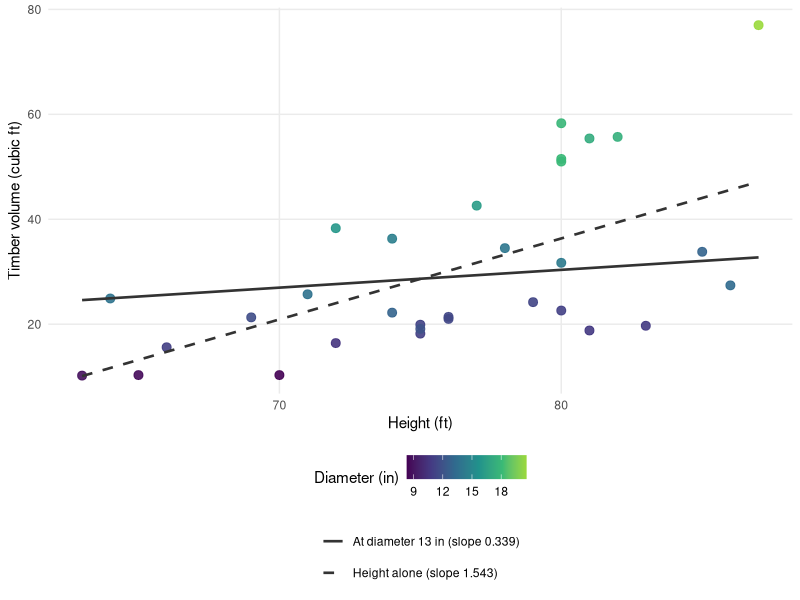
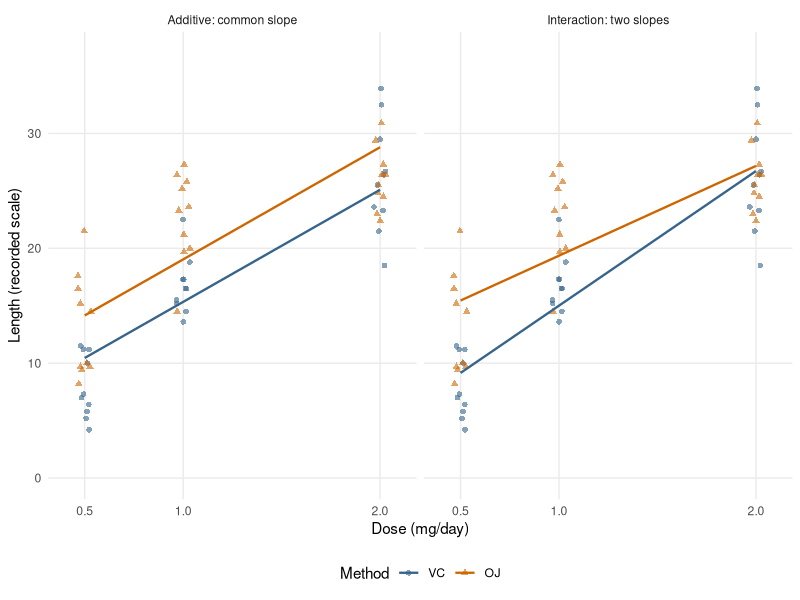
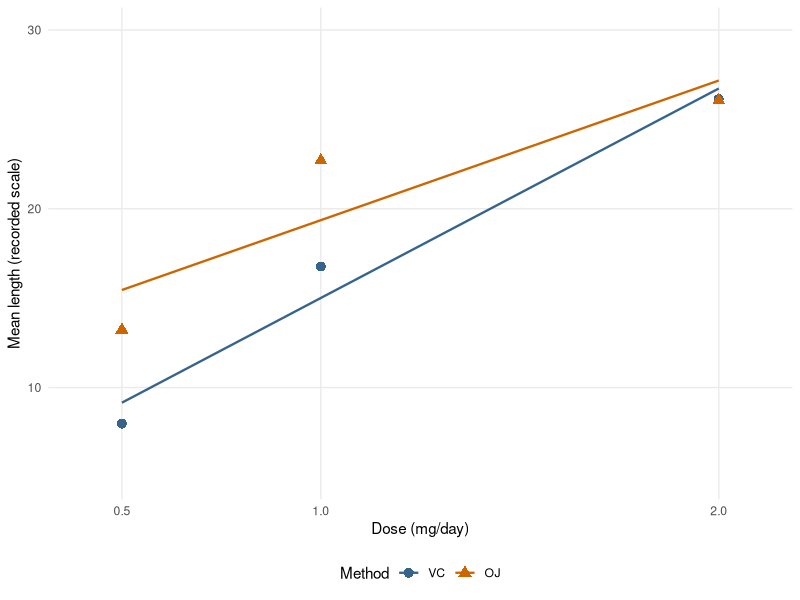

Recreate these plots in R, in order.
## ---- chunk 1
#| label: ch5-tree-models
library(ggplot2)
theme_set(theme_minimal(base_size = 11) +
            theme(legend.position = "bottom",
              panel.grid.minor = element_blank()))
ch5_trees <- transform(datasets::trees, Diameter = Girth)
ch5_tree_simple <- lm(Volume ~ Height, data = ch5_trees)
ch5_tree_adjusted <- lm(Volume ~ Height + Diameter, data = ch5_trees)
knitr::kable(data.frame(
  Model = c("Height alone", "Height adjusted for diameter"),
  Height_coefficient = c(coef(ch5_tree_simple)["Height"],
                         coef(ch5_tree_adjusted)["Height"])),
  digits = 3, col.names = c("Model", "Height coefficient"),
  row.names = FALSE)
## ---- chunk 2
#| label: fig-ch5-adjustment
#| echo: false
#| fig-pos: "H"
#| fig-cap: "Dashed: height-only fit. Solid: adjusted mean at diameter 13 inches. Color shows observed diameter; distances to the solid line are not residuals because the trees have different diameters."
#| fig-alt: "Timber volume against height, with tree diameter encoded by color. A steep dashed unadjusted line has slope 1.543; a shallower solid line at diameter 13 inches has slope 0.339. Both line meanings appear in the legend."
#| fig-width: 7
#| fig-height: 4.8
ch5_height_grid <- data.frame(
  Height = seq(min(ch5_trees$Height), max(ch5_trees$Height), length.out = 100),
  Diameter = 13)
ch5_height_lines <- rbind(
  transform(ch5_height_grid,
    Volume = predict(ch5_tree_simple, ch5_height_grid),
    Comparison = "Height alone (slope 1.543)"),
  transform(ch5_height_grid,
    Volume = predict(ch5_tree_adjusted, ch5_height_grid),
    Comparison = "At diameter 13 in (slope 0.339)"))
ggplot(ch5_trees, aes(Height, Volume)) +
  geom_point(aes(colour = Diameter), size = 2.7, alpha = 0.9) +
  geom_line(data = ch5_height_lines,
    aes(linetype = Comparison), colour = "#333333", linewidth = 0.9) +
  scale_colour_viridis_c(option = "D", end = 0.85) +
  scale_linetype_manual(values = c(
    "Height alone (slope 1.543)" = "dashed",
    "At diameter 13 in (slope 0.339)" = "solid")) +
  labs(x = "Height (ft)", y = "Timber volume (cubic ft)",
       colour = "Diameter (in)", linetype = NULL) +
  guides(colour = guide_colourbar(order = 1),
         linetype = guide_legend(order = 2, ncol = 1)) +
  theme(legend.box = "vertical")
## ---- chunk 3
#| label: ch5-indicator-matrix
ch5_groups <- data.frame(group = factor(c("A", "B", "C"),
                                       levels = c("A", "B", "C")))
contrasts(ch5_groups$group) <- contr.treatment(levels(ch5_groups$group), base = 1)
ch5_X_reference <- model.matrix(~ group, data = ch5_groups)
knitr::kable(
  data.frame(Group = ch5_groups$group, ch5_X_reference,
             check.names = FALSE), row.names = FALSE)
## ---- chunk 4
#| label: ch5-indicator-no-intercept
ch5_X_means <- model.matrix(~ 0 + group, data = ch5_groups)
knitr::kable(
  data.frame(Group = ch5_groups$group, ch5_X_means,
             check.names = FALSE), row.names = FALSE)
## ---- chunk 5
#| label: ch5-indicator-ranks
ch5_X_redundant <- cbind(`(Intercept)` = 1, ch5_X_means)
ch5_codings <- list(ch5_X_reference, ch5_X_redundant, ch5_X_means)
knitr::kable(data.frame(
  Coding = c("Intercept + B + C", "Intercept + A + B + C", "A + B + C"),
  Columns = vapply(ch5_codings, ncol, integer(1)),
  Rank = vapply(ch5_codings, function(X) qr(X)$rank, integer(1))),
  row.names = FALSE)
## ---- chunk 6
#| label: ch5-coding-output-data
ch5_coding_data <- data.frame(
  group = factor(rep(c("A", "B", "C"), each = 3),
                 levels = c("A", "B", "C")),
  y = c(16, 18, 20, 20, 22, 24, 17, 19, 21))
contrasts(ch5_coding_data$group) <-
  contr.treatment(levels(ch5_coding_data$group), base = 1)
ch5_fit_reference <- lm(y ~ group, data = ch5_coding_data)
ch5_fit_means <- lm(y ~ 0 + group, data = ch5_coding_data)
## ---- chunk 7
#| label: ch5-coding-output-reference
coef(summary(ch5_fit_reference))
## ---- chunk 8
#| label: ch5-coding-output-means
coef(summary(ch5_fit_means))
## ---- chunk 9
#| label: ch5-coding-output-equivalence
all.equal(fitted(ch5_fit_reference), fitted(ch5_fit_means))
all.equal(residuals(ch5_fit_reference), residuals(ch5_fit_means))
c(SSE_with_intercept = deviance(ch5_fit_reference),
  SSE_without_intercept = deviance(ch5_fit_means))
## ---- chunk 10
#| label: ch5-tooth-data
ch5_tooth <- datasets::ToothGrowth
ch5_tooth$supp <- factor(ch5_tooth$supp, levels = c("VC", "OJ"))
ch5_tooth$dose_c <- ch5_tooth$dose - 1
ch5_tooth$dose_f <- factor(ch5_tooth$dose, levels = c(0.5, 1, 2))
contrasts(ch5_tooth$supp) <-
  contr.treatment(levels(ch5_tooth$supp), base = 1)
contrasts(ch5_tooth$dose_f) <-
  contr.treatment(levels(ch5_tooth$dose_f), base = 1)
stopifnot(!anyNA(ch5_tooth))
ch5_cell_summary <- aggregate(
  len ~ supp + dose, data = ch5_tooth,
  FUN = function(y) c(n = length(y), mean = mean(y)))
ch5_summary_table <- data.frame(ch5_cell_summary[1:2],
                                 ch5_cell_summary$len)
knitr::kable(ch5_summary_table, digits = 2,
  col.names = c("Method", "Dose (mg/day)", "n", "Mean length"))
## ---- chunk 11
#| label: ch5-additive-fit
ch5_fit_add <- lm(len ~ dose_c + supp, data = ch5_tooth)
## ---- chunk 12
#| label: ch5-additive-centering
ch5_fit_add_raw <- lm(len ~ dose + supp, data = ch5_tooth)
knitr::kable(data.frame(
  Term = c("Intercept", "VC dose slope", "OJ coefficient"),
  Using_dose = unname(coef(ch5_fit_add_raw)),
  Using_centered_dose = unname(coef(ch5_fit_add))),
  digits = 4, row.names = FALSE,
  col.names = c("Term", "Using dose", "Using dose - 1"))
all.equal(fitted(ch5_fit_add_raw), fitted(ch5_fit_add))
## ---- chunk 13
#| label: ch5-interaction-design
ch5_profiles <- expand.grid(dose_c = c(-0.5, 0, 1),
                            supp = c("VC", "OJ"))
ch5_profiles$supp <- factor(ch5_profiles$supp, levels = c("VC", "OJ"))
contrasts(ch5_profiles$supp) <- contr.treatment(levels(ch5_profiles$supp), base = 1)
knitr::kable(model.matrix(~ dose_c * supp, data = ch5_profiles),
             row.names = FALSE)
## ---- chunk 14
#| label: ch5-interaction-fit
ch5_fit_int <- lm(len ~ dose_c * supp, data = ch5_tooth)
## ---- chunk 15
#| label: ch5-interaction-centering
ch5_fit_int_raw <- lm(len ~ dose * supp, data = ch5_tooth)
knitr::kable(data.frame(
  Term = c("Intercept", "VC dose slope", "OJ coefficient",
           "Slope difference"),
  Using_dose = unname(coef(ch5_fit_int_raw)),
  Using_centered_dose = unname(coef(ch5_fit_int))),
  digits = 4, row.names = FALSE,
  col.names = c("Term", "Using dose", "Using dose - 1"))
all.equal(fitted(ch5_fit_int_raw), fitted(ch5_fit_int))
all.equal(deviance(ch5_fit_int_raw), deviance(ch5_fit_int))
## ---- chunk 16
#| label: fig-ch5-parallel-versus-interaction
#| echo: false
#| fig-pos: "H"
#| fig-cap: "The same observations fitted with parallel lines (additive) or separate slopes (interaction). Horizontal jitter is for display only; both models use the original doses."
#| fig-alt: "Two panels show length against vitamin C dose for VC and OJ. The additive fit has parallel lines; the interaction fit has a steeper VC line. Both panels display the same individual observations."
#| fig-width: 7
#| fig-height: 4
set.seed(8561)
ch5_tooth$dose_plot <- ch5_tooth$dose + runif(nrow(ch5_tooth), -0.035, 0.035)
ch5_cols <- c(VC = "steelblue4", OJ = "darkorange3")
ch5_grid <- expand.grid(dose = seq(0.5, 2, length.out = 100),
                        supp = levels(ch5_tooth$supp))
ch5_grid$dose_c <- ch5_grid$dose - 1
ch5_prediction <- rbind(
  transform(ch5_grid, length = predict(ch5_fit_add, newdata = ch5_grid),
            model = "Additive: common slope"),
  transform(ch5_grid, length = predict(ch5_fit_int, newdata = ch5_grid),
            model = "Interaction: two slopes"))
ggplot(ch5_tooth, aes(dose_plot, len, colour = supp)) +
  geom_point(aes(shape = supp), alpha = 0.6, size = 1.6) +
  geom_line(data = ch5_prediction, aes(x = dose, y = length),
    linewidth = 0.8) +
  scale_colour_manual(values = ch5_cols) +
  scale_shape_manual(values = c(VC = 16, OJ = 17)) +
  scale_x_continuous(breaks = c(0.5, 1, 2)) +
  facet_wrap(~ model, nrow = 1) +
  coord_cartesian(xlim = c(0.4, 2.1), ylim = c(0, 37)) +
  labs(x = "Dose (mg/day)", y = "Length (recorded scale)",
       colour = "Method", shape = "Method")
## ---- chunk 17
#| label: ch5-model-comparisons
ch5_fit_dose <- lm(len ~ dose_c, data = ch5_tooth)
ch5_fit_cells <- lm(len ~ dose_f * supp, data = ch5_tooth)
ch5_tests <- list(
  "Equal slopes" = anova(ch5_fit_add, ch5_fit_int),
  "Identical lines" = anova(ch5_fit_dose, ch5_fit_int),
  "Straight-line means" = anova(ch5_fit_int, ch5_fit_cells))
ch5_test_results <- do.call(rbind, lapply(names(ch5_tests), function(name) {
  a <- ch5_tests[[name]]
  data.frame(Comparison = name,
    df = sprintf("(%d, %d)", a$Df[2], a$Res.Df[2]),
    F = round(a$F[2], 3),
    p_value = format.pval(a$`Pr(>F)`[2], digits = 3, eps = 0.0001))
}))
knitr::kable(ch5_test_results, row.names = FALSE,
             col.names = c("Comparison", "F degrees of freedom", "F", "p-value"))
## ---- chunk 18
#| label: fig-ch5-dose-shape
#| echo: false
#| fig-pos: "H"
#| fig-cap: "Points show the six observed method-dose means; lines show the interaction fit. A factor-dose model reproduces each point, while straight lines cannot."
#| fig-alt: "For each delivery method, three cell means are plotted against dose and compared with its fitted straight line. The means at 1 mg/day lie above the fitted lines."
#| fig-width: 6.5
#| fig-height: 3.8
ch5_means <- aggregate(len ~ dose + supp, data = ch5_tooth, mean)
ch5_lines <- transform(ch5_grid,
                        length = predict(ch5_fit_int, newdata = ch5_grid))
ggplot(ch5_means, aes(dose, len, colour = supp)) +
  geom_line(data = ch5_lines, aes(y = length), linewidth = 0.8) +
  geom_point(aes(shape = supp), size = 3) +
  scale_colour_manual(values = ch5_cols) +
  scale_shape_manual(values = c(VC = 16, OJ = 17)) +
  scale_x_continuous(breaks = c(0.5, 1, 2)) +
  coord_cartesian(xlim = c(0.4, 2.1), ylim = c(5, 30)) +
  labs(x = "Dose (mg/day)", y = "Mean length (recorded scale)",
       colour = "Method", shape = "Method")
